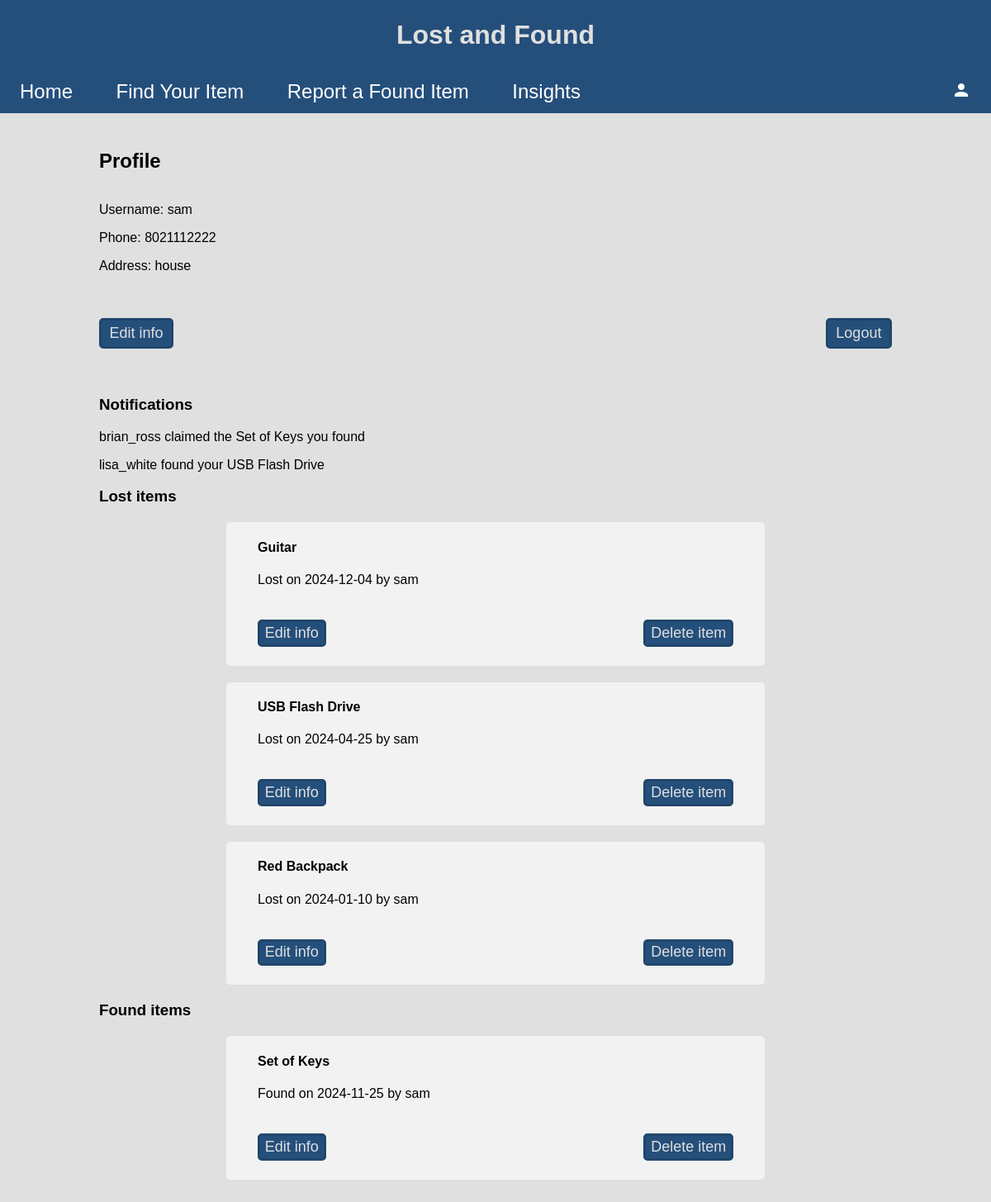
/profile, run on the app's committed database.
### tables this page shows
CREATE TABLE "users" (
	"user_id"	INTEGER NOT NULL,
	"username"	TEXT,
	"password"	TEXT,
	"phone"	TEXT,
	"address"	TEXT,
	"logged_in"	INTEGER NOT NULL,
	PRIMARY KEY("user_id" AUTOINCREMENT)
);

CREATE TABLE "items" (
	"item_id"	INTEGER NOT NULL,
	"description"	TEXT,
	"category"	TEXT,
	"date_logged"	TEXT,
	"lost_found"	TEXT,
	"reporter_id"	INTEGER,
	PRIMARY KEY("item_id" AUTOINCREMENT),
	FOREIGN KEY("category") REFERENCES "categories"("category"),
	FOREIGN KEY("reporter_id") REFERENCES "users"("user_id")
);

### app.py (the view)
@app.route("/profile", methods=["GET", "POST"])
def profile():
    database = sql.connect("database.db", isolation_level=None)
    database.row_factory = sql.Row
    cur = database.cursor()
    user_info = cur.execute("SELECT * FROM users WHERE logged_in = 1").fetchall()[0]
    if request.method == "POST": # handle item deletions
        item_id = request.form.get("item-id-placeholder")
        cur.execute(f"DELETE FROM claims WHERE item_id = {item_id}")
        cur.execute(f"DELETE FROM items WHERE item_id = {item_id}")
    lost_items = cur.execute(f"SELECT * FROM items INNER JOIN users ON users.user_id = items.reporter_id WHERE lost_found = 'Lost' AND reporter_id = {user_info['user_id']} ORDER BY date_logged DESC").fetchall()
    found_items = cur.execute(f"SELECT * FROM items INNER JOIN users ON users.user_id = items.reporter_id WHERE lost_found = 'Found' AND reporter_id = {user_info['user_id']} ORDER BY date_logged DESC").fetchall()
    claimed_items = cur.execute(f"SELECT lost_found, users.username AS 'other_user', description, reporter_id FROM items INNER JOIN claims on items.item_id = claims.item_id INNER JOIN users ON claims.user_id = users.user_id AND reporter_id = {user_info['user_id']}").fetchall()
    database.close()
    return render_template("profile.html", info=user_info, lost_items=lost_items, found_items=found_items, claimed_items=claimed_items)

### templates/profile.html
{% extends 'base.html' %}
{% block content %}
<h2>Profile</h2>
<div class="container">
    <p>Username: {{ info['username'] }}</p>
    <p>Phone: {{ info['phone'] }}</p>
    <p>Address: {{ info['address'] }}</p>
    <button class="smallButton floatLeft" type="button" onclick="window.location.href='edit_user'">Edit info</button>
    <button class="smallButton floatRight" type="button" onclick="window.location.href='logout'">Logout</button>
</div>
{% if claimed_items|length > 0 %}
    <h3>Notifications</h3>
{% endif %}
{% for item in claimed_items %}
    <div class="claimNotification">
        {% if item['lost_found'] == 'Lost' %}
            <p>{{ item['other_user'] }} found your {{ item['description'] }}</p>
        {% else %}
            <p>{{ item['other_user'] }} claimed the {{ item['description'] }} you found</p>
        {% endif %}
    </div>
{% endfor %}
<h3>Lost items</h3>
{% for item in lost_items %}
    {% set item=item %}
    {% include 'show_item_profile.html' %}
{% endfor %}
<h3>Found items</h3>
{% for item in found_items %}
    {% set item=item %}
    {% include 'show_item_profile.html' %}
{% endfor %}
{% endblock %}

### templates/show_item_profile.html (shortened to what this page needs)
<div class="itemDisplay">
    <h4>{{ item['description'] }}</h4>
    <p>{{ item['lost_found'] }} on {{ item['date_logged'] }} by {{ item['username'] }}</p>
    <form method="POST" action="edit_item" style="display: inline">
        <button class="smallButton floatLeft" type="submit">Edit info</button>
    </form>
    <form method="POST" action="profile" style="display: inline">
        <button class="smallButton floatRight" type="submit">Delete item</button>
    </form>
</div>

### static/style.css (style rules this page uses)
:root { --color0: #f2f2f2; --color1: rgb(224, 224, 224); --color2: rgb(37, 79, 123); --color3: rgb(33, 70, 108); }
body { font-family: Arial, sans-serif; margin: auto; background-color: var(--color1); }
.container { margin: 0 auto; overflow: hidden; }
button, input[type="submit"] { display: block; margin: auto; margin-block: 4%; border: 4px solid var(--color3); border-radius: 5px; background-color: var(--color2); color: var(--color1); }
.smallButton { font-size: 18px; padding: .5% 1%; border: 3px solid var(--color3); }
form, .itemDisplay { max-width: 60%; margin: 0 auto; padding: 0% 4%; background-color: var(--color0); border-radius: 5px; overflow: hidden; }
.itemDisplay form { max-width: 100%; }
.itemDisplay { margin: 20px auto; }
.floatLeft { float: left; }
.floatRight { float: right; }

### data on the page
users: username "sam", phone "8021112222", address "house"
items: other_user "brian_ross", description "Set of Keys", lost_found "Found", date_logged "2024-11-25", username "sam"
items: other_user "lisa_white", description "USB Flash Drive", lost_found "Lost", date_logged "2024-04-25", username "sam"
items: description "Guitar", lost_found "Lost", date_logged "2024-12-04", username "sam"
items: description "Red Backpack", lost_found "Lost", date_logged "2024-01-10", username "sam"
